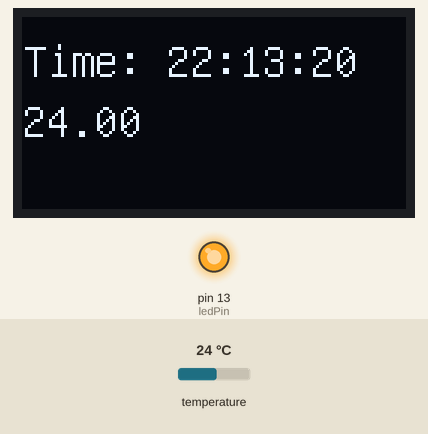
This sketch was run on a simulated Arduino Uno, built with avr-gcc and run on an emulated ATmega328P. Parts: 128×64 one-colour display, output pins drawn as LEDs (lit = HIGH). Inputs (shaded band) come from the test bench; at power-on: temperature 24 °C. The local clock reads 2024-03-15 10:24:30 at power-on unless the sketch sets it; what the sketch prints to the serial monitor is not drawn.

Above: at 1.2 s.
1.3 s: temperature set to 23.2 °C
At 2.6 s:
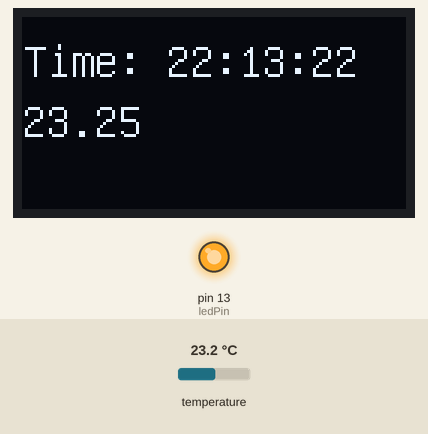
3.8 s: temperature set to 22.4 °C
At 4.9 s:
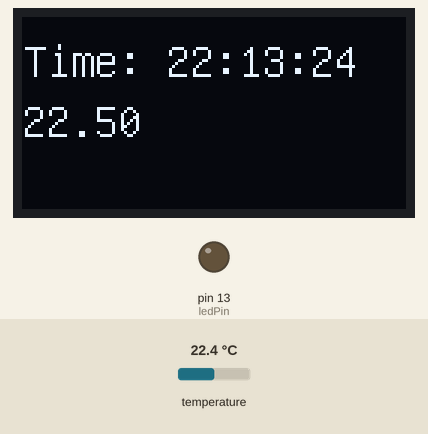
6.8 s: temperature set to 12 °C
At 9.8 s:
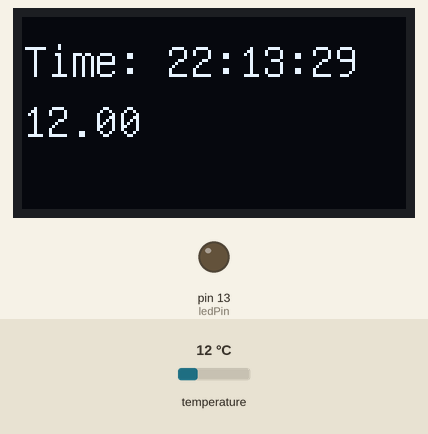
Timing chart, 0 to 11.3 s (numbered marks = the images above; inputs shaded):
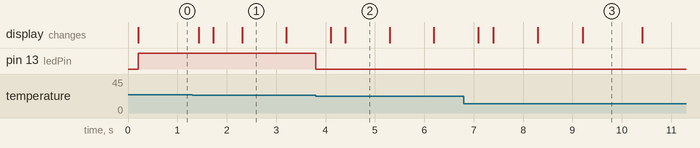

The sketch:

klock_proj.ino
```cpp
#include <RTClib.h>
#include <Wire.h>
#include <U8glib.h>

const int ledPin = 13;

RTC_DS3231 rtc;
U8GLIB_SSD1306_128X64 u8g(U8G_I2C_OPT_NO_ACK);

void setup() {
  Serial.begin(9600);
  Wire.begin();
  rtc.begin();

  //init hardware
  pinMode(ledPin, OUTPUT);

  //setting
  u8g.setFont(u8g_font_unifont);
  rtc.adjust(DateTime(F(__DATE__), F(__TIME__)));
}
void loop() {
  Serial.println(getTime());
  oledWrite(0, 20, getTime(), String(getTemp()));
  ledControl();

  delay(100);
}

String getTime() {
  DateTime now = rtc.now();
  return "Time: " + String(now.hour()) + ":" + String(now.minute()) + ":" + String(now.second());
}

float getTemp() {
  return rtc.getTemperature();
}


void oledWrite(int x, int y, String text1, String text2) {
  u8g.firstPage();
  do {
    u8g.drawStr(x, y, text1.c_str());
    u8g.drawStr(x, y + 20, text2.c_str());
  } while (u8g.nextPage());
}

void ledControl() {
  if (getTemp() > 22.75) {
    digitalWrite(ledPin, HIGH);

  }else {
    digitalWrite(ledPin, LOW);
  }
}
```

Measured:
- the behaviour switches between 22.9 and 22.8 °C on temperature (found by bisection; images 1 and 2)
- after the input at 3.8 s, pin 13 (ledPin): HIGH → LOW at once
- what the display in image 2 shows lasts 0.9 s, from 4.4 s to 5.3 s
